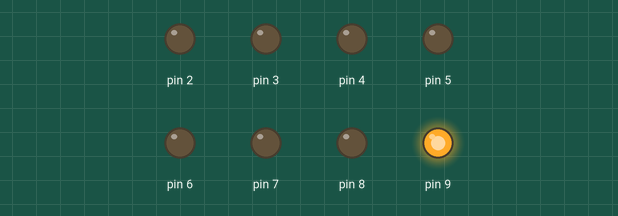
This sketch was run on a simulated Arduino Uno, built with avr-gcc and run on an emulated ATmega328P. Shown: output pins drawn as LEDs (lit = HIGH).

Above: at 0.02 s.
At 0.8 s:
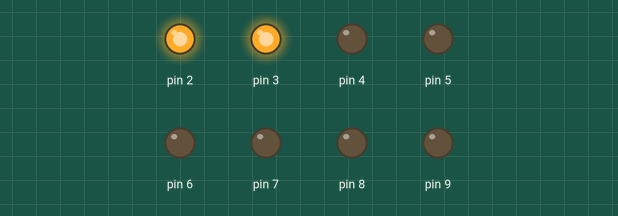
At 1.15 s:
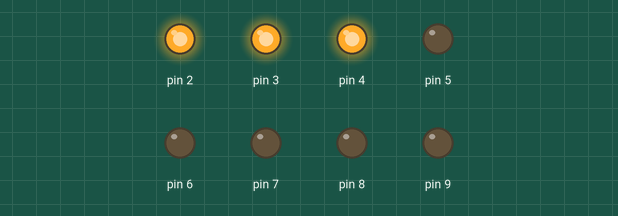
At 2.15 s:
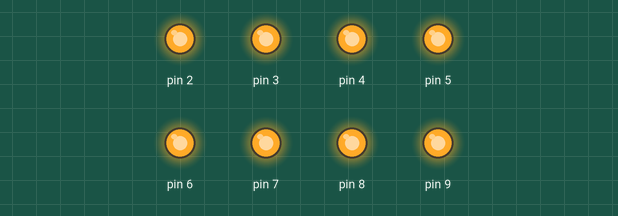
At 3.65 s:
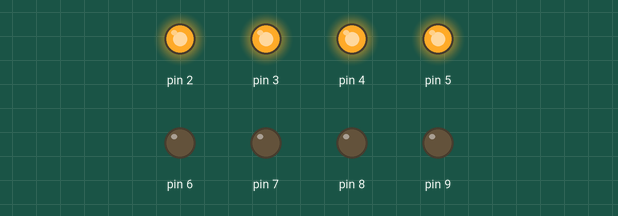
At 4.8 s:
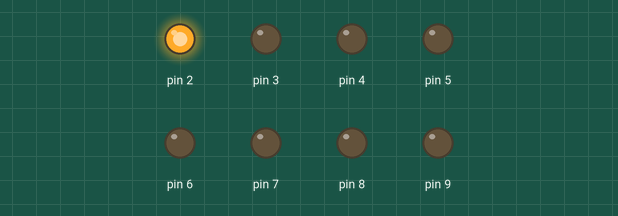
Timing chart, 0 to 5.1 s (numbered marks = the images above):
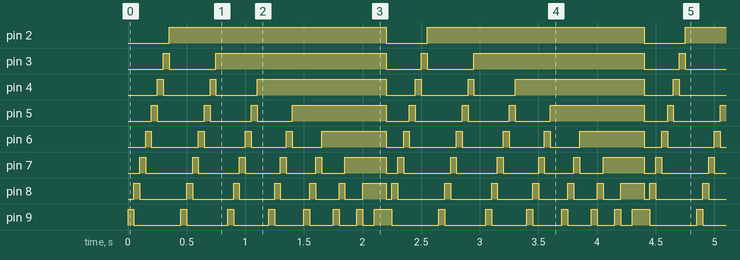

The sketch:

BTVN1.ino
```cpp
void setup() {
  // put your setup code here, to run once:
  for (int i = 9; i > 1; i--)
  pinMode(i,OUTPUT);
}

void loop() {

  // put your main code here, to run repeatedly:
  int b = 2;
  while (b < 10) {
    for (int i = 9; i >= b; i--) {
      digitalWrite(i,1);
      delay(50);
      if (i == b) {
        digitalWrite(i,1);
        delay(50);
      } else {
        digitalWrite(i,0);
      }
    }
    b++;
  }
   for (int i = 9; i >=2; i--) {
    digitalWrite(i,0);
   }

//for(int j=2;j<10;j++){
//    for(int i=9;i>=j;i--){
//      digitalWrite(i,1);
//      delay(100);
//      if(i!=j)
//      digitalWrite(i,0);
//    }
//  }
//  for (int i = 2; i < 10; i++) {
//    digitalWrite(i,0);
//  }


}
```

Measured:
- by itself, pin 2: alternates HIGH for 1.9 s and LOW for 0.35 s
- by itself, pin 3: repeats every 2.2 s: LOW 0.40 s, HIGH 1.5 s, LOW 0.30 s, HIGH 0.05 s
- by itself, pin 4: repeats every 2.2 s: LOW 0.40 s, HIGH 0.05 s, LOW 0.35 s, HIGH 1.1 s, LOW 0.25 s, HIGH 0.05 s
- by itself, pin 5: repeats every 2.2 s: LOW 0.40 s, HIGH 0.05 s, LOW 0.35 s, HIGH 0.05 s, LOW 0.30 s, HIGH 0.80 s, LOW 0.20 s, HIGH 0.05 s
- by itself, pin 6: repeats every 2.2 s: LOW 0.40 s, HIGH 0.05 s, LOW 0.35 s, HIGH 0.05 s, LOW 0.30 s, HIGH 0.05 s, LOW 0.25 s, HIGH 0.55 s, LOW 0.15 s, HIGH 0.05 s
- by itself, pin 7: repeats every 2.2 s: LOW 0.40 s, HIGH 0.05 s, LOW 0.35 s, HIGH 0.05 s, LOW 0.30 s, HIGH 0.05 s, LOW 0.25 s, HIGH 0.05 s, LOW 0.20 s, HIGH 0.35 s, LOW 0.10 s, HIGH 0.05 s
